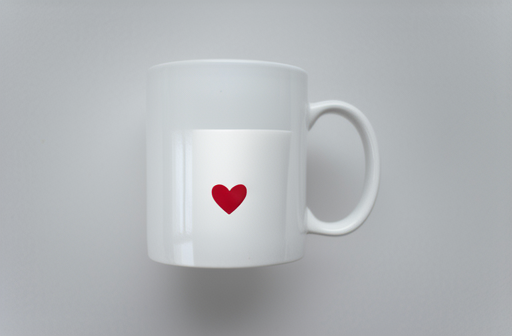
#> input picture experiments/support_v3_2026-05-11/mug_host_surface_no_component/result.png, 512 x 336 px, found by its file name
$ python build_e1_sheet.py
#> lines starting #> are read from the running program, lines starting #| are printed output that depends on the picture
"""Build E1 phase2 T1-T4 seed-10 comparison sheet and aggregate metrics.

Light CPU-only work (PIL paste + csv means); safe on the master node.
"""
from __future__ import annotations

import csv
import json
from collections import defaultdict
from pathlib import Path

from PIL import Image, ImageDraw, ImageFont

ROOT = Path("/cluster/users/grad/2025/25t8103/project")
PACK = ROOT / "experiments/support_v3_2026-06-02"
OUT_DIR = PACK / "consolidated_2026-06-10"
OUT_DIR.mkdir(exist_ok=True)

GROUPS = [
    ("T1 attached accessory", ["cat_crown", "dog_bow_tie_phase2", "dog_front_sunglasses_phase2"]),
    ("T2 container insertion", ["bowl_apple_inside", "white_bowl_orange_tabletop_phase2", "brown_bowl_lemon_phase2"]),
    ("T3 surface decal", ["tshirt_star", "mug_heart", "tote_leaf"]),
    ("T4 local recolor", ["red_office_chair_to_blue_office_chair", "green_mug_orange_phase2", "yellow_vase_blue_phase2"]),
]
METHODS = [
    ("base_only", "base_only (recon)"),
    ("direct_target", "direct_target"),
    ("adaptive_full_generic_support", "generic support"),
    ("support_v3_controller_rmsgap", "DeCE-RF"),
]
CELL = 256
LABEL_W = 230
HEADER_H = 34
SEED = 10

font = ImageFont.load_default()


def cell_image(path: Path) -> Image.Image:
    if path.is_file():
        img = Image.open(path).convert("RGB")
        img.thumbnail((CELL, CELL))
        canvas = Image.new("RGB", (CELL, CELL), (240, 240, 240))
        canvas.paste(img, ((CELL - img.width) // 2, (CELL - img.height) // 2))
        return canvas
    canvas = Image.new("RGB", (CELL, CELL), (60, 60, 60))
    ImageDraw.Draw(canvas).text((10, CELL // 2), "missing", fill=(255, 255, 255), font=font)
    return canvas


tasks = [t for _, names in GROUPS for t in names]
cols = 1 + len(METHODS)  # source + methods
sheet = Image.new("RGB", (LABEL_W + cols * CELL, HEADER_H + len(tasks) * CELL), (255, 255, 255))
#> sheet: PIL image 1510x3106 RGB; every value is 255
draw = ImageDraw.Draw(sheet)
for i, name in enumerate(["source"] + [d for _, d in METHODS]):
    draw.text((LABEL_W + i * CELL + 8, 10), name, fill=(0, 0, 0), font=font)

row = 0
group_of = {t: g for g, names in GROUPS for t in names}
for task in tasks:
    meta = ROOT / "outputs/pretty_matrix" / task / "base_only" / f"seed_{SEED}" / "metadata.json"
    src_path = None
    if meta.is_file():
        src = json.loads(meta.read_text()).get("source_image") or json.loads(meta.read_text()).get("image")
        if src:
            src_path = Path(src)
    y = HEADER_H + row * CELL
    draw.text((6, y + 8), group_of[task], fill=(0, 0, 0), font=font)
    draw.text((6, y + 24), task[:34], fill=(60, 60, 60), font=font)
    sheet.paste(cell_image(src_path) if src_path else cell_image(Path("/nonexistent")), (LABEL_W, y))
#> in cell_image, `canvas = Image.new("RGB", (CELL, CELL), (60, 60, 60))`: canvas: PIL image 256x256 RGB; every value is 60
#> in cell_image, `ImageDraw.Draw(canvas).text((10, CELL // 2), "missing", fill=(255, 255..`:
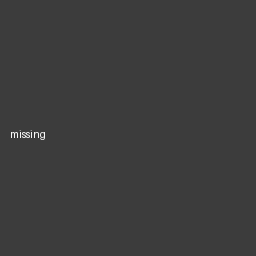
#> canvas: PIL image 256x256 RGB; min 60, max 254, mean 60.3
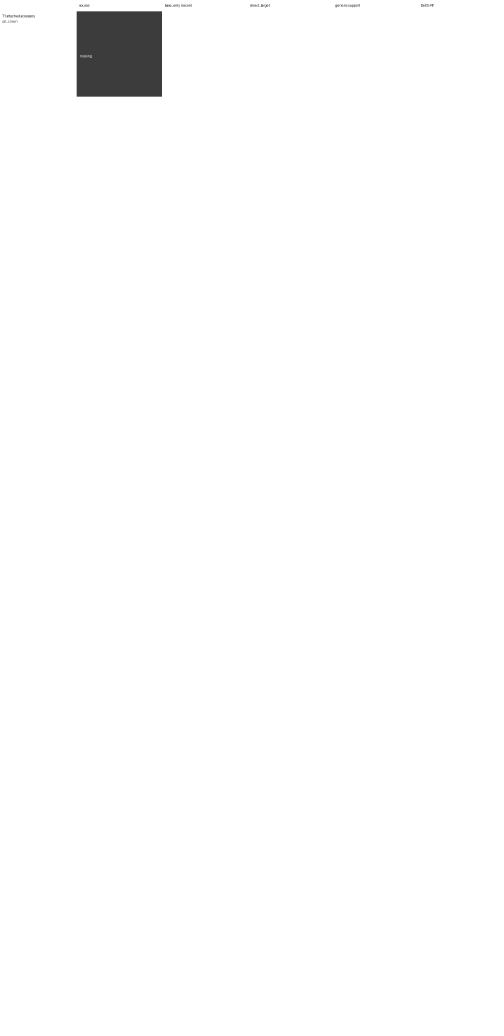
#> sheet: PIL image 1510x3106 RGB (shown at 1/3 size); min 3, max 255, mean 252.2
    for j, (method, _) in enumerate(METHODS):
        res = ROOT / "outputs/pretty_matrix" / task / method / f"seed_{SEED}" / "result.png"
        sheet.paste(cell_image(res), (LABEL_W + (j + 1) * CELL, y))
#> in cell_image, img is the input picture: PIL image 512x336 RGB; mean R, G, B 178, 181.3, 184.4
#> in cell_image (call 2), `canvas = Image.new("RGB", (CELL, CELL), (240, 240, 240))`: canvas: PIL image 256x256 RGB; every value is 240
#> in cell_image (call 2), `canvas.paste(img, ((CELL - img.width) // 2, (CELL - img.height) // 2))`:
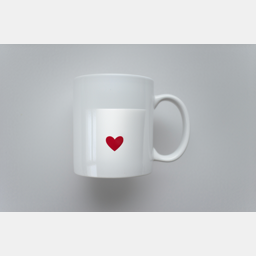
#> canvas: PIL image 256x256 RGB; mean R, G, B 199.3, 201.5, 203.5
    row += 1
#> row = 1

sheet_path = OUT_DIR / "e1_t1_t4_seed10_comparison_sheet.png"
sheet.save(sheet_path)
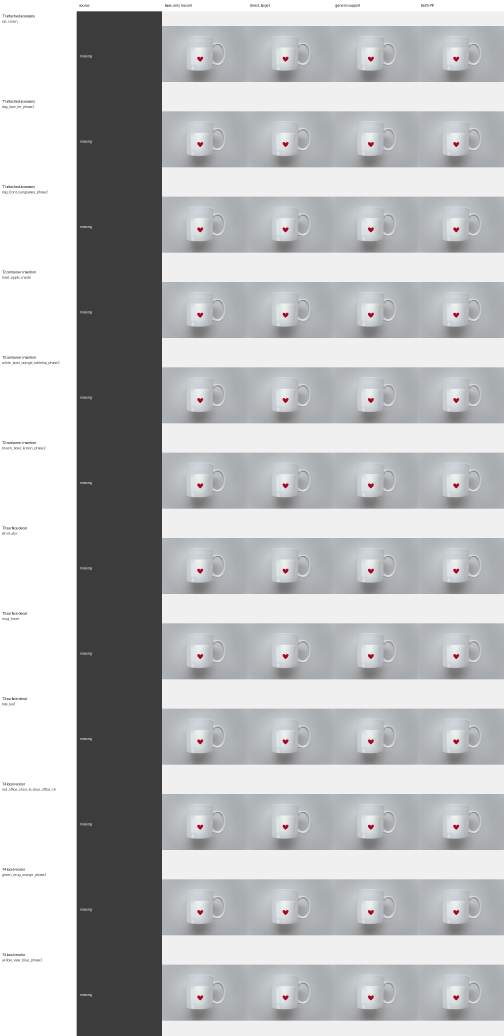
#> saved as e1_t1_t4_seed10_comparison_sheet.png: PIL image 1510x3106 RGB (shown at 1/3 size); mean R, G, B 184.7, 186.2, 187.5
print("sheet:", sheet_path, sheet.size)
#| sheet: /cluster/users/grad/2025/25t8103/project/experiments/support_v3_2026-06-02/consolidated_2026-06-10/e1_t1_t4_seed10_comparison_sheet.png (1510, 3106)


def agg(csv_path: Path, method_filter=None):
    """mean of key metrics per (group, method) and overall per method."""
    out = defaultdict(lambda: defaultdict(list))
#> (the run stopped early here; a loop or call above may not have finished)
